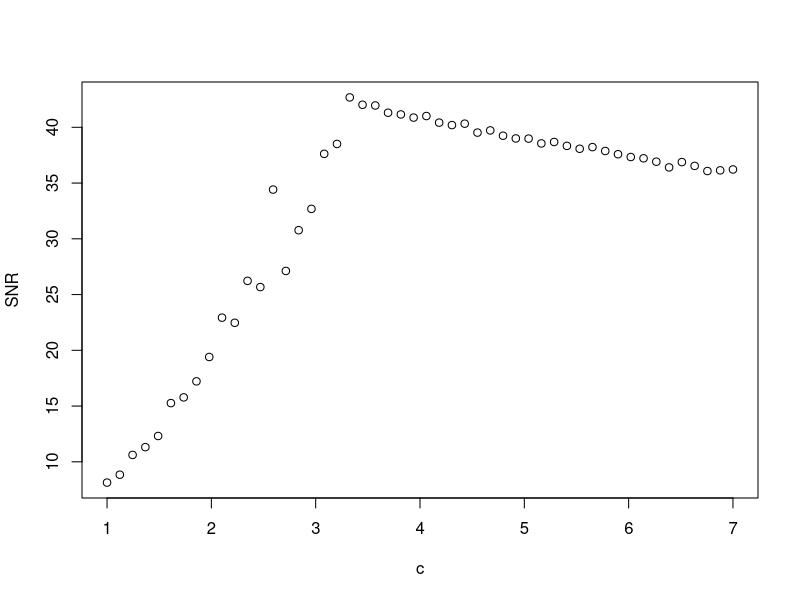
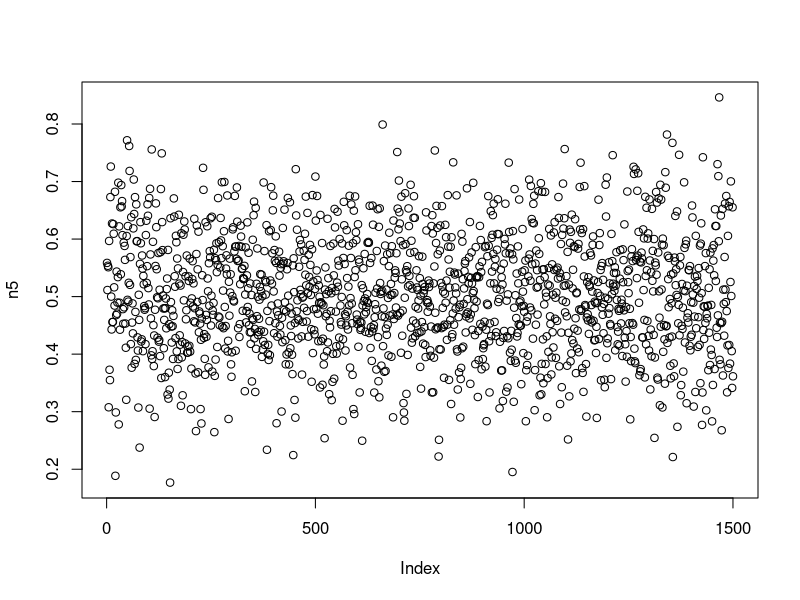

Reproduce these figures in R, in order.

quant<-function(v, zell, lower, upper, mitten){
  v<-ifelse(((lower[1:zell]<=v)&(v<upper[1:zell])), mitten[1:zell] , NA) 
}

quantize<- function(x, bits=8, min, max){
  zellen<-2**bits
  step<-max/zellen
  mitten<-seq(step/2, max-step/2, by=step)
  lower<-seq(min, max-step, length.out= zellen)
  lower[1]<- -Inf
  upper<-seq(min+step, max, length.out= zellen)
  upper[zellen]<- Inf
  t<-sapply(x, quant,zell= zellen, lower=lower, upper=upper, mitten= mitten)
  y<-t[!is.na(t[,1:length(x)])]
  return(y)
  
}
decibel<- function(x){
  return(10*log10(var(x)))
}

SNR<-function(x,y){
  return(decibel(x)-decibel(y))
}

GenSNR<- function(x, bits, min, max){
  y<-quantize(x, bits, min, max)
  rausch<- x-y
  return(SNR(x,rausch))
}
normSNR<-function(c){
  normV<-rnorm(1500, 1/2,1/(2*c))
  normSNR<-GenSNR(normV, 8, 0,1)
}

####### b #########
b<-sin(seq(0,pi,length=1500))
b_quant<-quantize(b,min= 0, max=1)
b_quant
b-b_quant

###### d #########
d<-sin(seq(0,pi,length=1500))
dSNR8<- GenSNR(d, 8,0,1)
dSNR12<-GenSNR(d, 12,0,1)
dSNR8
dSNR12
t<-vector(length=10)
t[1]<-(dSNR8)
t[2]<-(dSNR12)



###### e ########
e<-runif(1500, 0,1)
eSNR8<-GenSNR(e, 8, 0,1)
eSNR12<-GenSNR(e,12,0,1)
eSNR8
eSNR12
t[3]<-(eSNR8)
t[4]<-(eSNR12)

##### f ########
f<-rnorm(1500,1/2,1/8)
fSNR8<-GenSNR(f,8,0,1)
fSNR12<-GenSNR(f,12,0,1)
fSNR8
fSNR12
t[5]<-(fSNR8)
t[6]<-(fSNR12)

##### g #######
g<-seq(0,1, length.out = 1500)
gSNR8<-GenSNR(g,8,0,1)
gSNR12<-GenSNR(g,12,0,1)
gSNR8
gSNR12
t[7]<-(gSNR8)
t[8]<-(gSNR12)

##### h #######
h<-runif(1500, 0,1.05)
hSNR8<-GenSNR(h, 8, 0, 1.05)
hSNR12<-GenSNR(h, 12,0, 1.05)
hSNR8
hSNR12
t[9]<-(hSNR8)
t[10]<-(hSNR12)

##### i #####
c<- seq(1,7, length.out = 50)
SNR<-sapply(c, normSNR )
plot(c,SNR)


n1<-f<-rnorm(1500,1/2,1/(2*1))
n2<-f<-rnorm(1500,1/2,1/(2*2))
n3<-f<-rnorm(1500,1/2,1/(2*3))
n4<-f<-rnorm(1500,1/2,1/(2*4))
n5<-f<-rnorm(1500,1/2,1/(2*5))
n6<-f<-rnorm(1500,1/2,1/(2*6))
n7<-f<-rnorm(1500,1/2,1/(2*7))

#plot(n1)
n1DB<-decibel(n1)
n1Q<-quantize(n1, 8, 0,1)
n1R<-n1-n1Q
n1RDB<-decibel(n1R)
n1RDB
n1DB

#plot(n3)
n3DB<-decibel(n3)
n3Q<-quantize(n3, 8, 0,1)
n3R<-n3-n3Q
n3RDB<-decibel(n3R)
n3RDB
n3DB

plot(n5)
n5DB<-decibel(n5)
n5Q<-quantize(n5, 8, 0,1)
n5R<-n5-n5Q
n5RDB<-decibel(n5R)
n5RDB
n5DB

#plot(n7)
n7DB<-decibel(n7)
n7Q<-quantize(n7, 8, 0,1)
n7R<-n7-n7Q
n7RDB<-decibel(n7R)
n7RDB
n7DB



